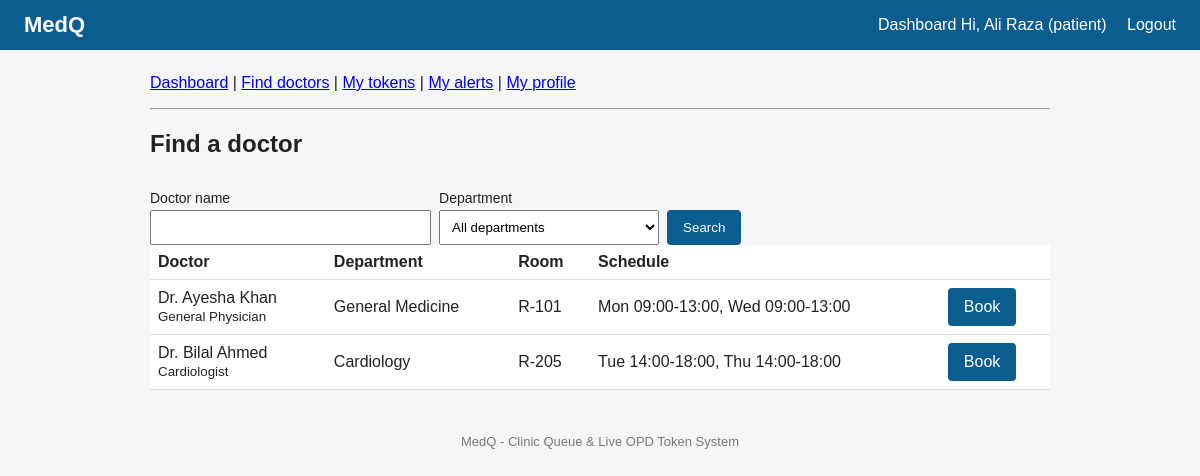
Screenshot of /backend/patient/doctors.php (signed in) with the database file from the repository.
### tables this page shows
CREATE TABLE doctors (
    doctor_id        INT UNSIGNED AUTO_INCREMENT PRIMARY KEY,
    user_id          INT UNSIGNED NOT NULL UNIQUE,
    dept_id          INT UNSIGNED NOT NULL,
    specialization   VARCHAR(100),
    room_no          VARCHAR(20),
    avg_consult_mins SMALLINT UNSIGNED NOT NULL DEFAULT 10,
    CONSTRAINT fk_doctor_user FOREIGN KEY (user_id)
        REFERENCES users(user_id) ON DELETE CASCADE ON UPDATE CASCADE,
    CONSTRAINT fk_doctor_dept FOREIGN KEY (dept_id)
        REFERENCES departments(dept_id) ON DELETE RESTRICT ON UPDATE CASCADE
);

CREATE TABLE users (
    user_id       INT UNSIGNED AUTO_INCREMENT PRIMARY KEY,
    name          VARCHAR(100) NOT NULL,
    email         VARCHAR(150) NOT NULL UNIQUE,
    phone         VARCHAR(20),
    password_hash VARCHAR(255) NOT NULL,
    role          ENUM('patient','doctor','receptionist','admin') NOT NULL DEFAULT 'patient',
    created_at    TIMESTAMP NOT NULL DEFAULT CURRENT_TIMESTAMP
);

CREATE TABLE departments (
    dept_id   INT UNSIGNED AUTO_INCREMENT PRIMARY KEY,
    dept_name VARCHAR(100) NOT NULL UNIQUE
);

### backend/includes/functions.php (called while the page is built, shortened)
<?php
function e($text) {
    return htmlspecialchars((string)$text, ENT_QUOTES, 'UTF-8');
}

### backend/patient/doctors.php (the view, shortened to what this page needs)
<?php
require_once '../includes/db.php';
$q       = trim($_GET['q'] ?? '');
$where  = [];
$params = [];
$where_sql = $where ? 'WHERE ' . implode(' AND ', $where) : '';
$sql = "SELECT d.doctor_id, u.name, dep.dept_name, d.specialization, d.room_no,
               (SELECT GROUP_CONCAT(CONCAT(s.day_of_week, ' ', TIME_FORMAT(s.start_time, '%H:%i'), '-', TIME_FORMAT(s.end_time, '%H:%i'))
                       ORDER BY FIELD(s.day_of_week,'Mon','Tue','Wed','Thu','Fri','Sat','Sun') SEPARATOR ', ')
                  FROM doctor_schedules s WHERE s.doctor_id = d.doctor_id) AS schedule_text
          FROM doctors d
          JOIN users u ON u.user_id = d.user_id
          JOIN departments dep ON dep.dept_id = d.dept_id
          $where_sql
         ORDER BY u.name";
$stmt = $pdo->prepare($sql);
$stmt->execute($params);
$doctors = $stmt->fetchAll();
include '../includes/header.php';
include 'menu.php';
?>
<h2>Find a doctor</h2>
<form method="get" style="display:flex; gap:8px; align-items:end;">
    <label>Doctor name <input type="text" name="q" value="<?= e($q) ?>"></label>
    <label>Department
        <select name="dept_id">
            <option value="0">All departments</option>
        </select>
    </label>
    <button type="submit">Search</button>
</form>
<table>
    <tr><th>Doctor</th><th>Department</th><th>Room</th><th>Schedule</th><th></th></tr>
    <?php foreach ($doctors as $d): ?>
        <tr>
            <td><?= e($d['name']) ?><br><small><?= e($d['specialization']) ?></small></td>
            <td><?= e($d['dept_name']) ?></td>
            <td><?= e($d['room_no']) ?></td>
            <td><?= e($d['schedule_text'] ?: 'No schedule yet') ?></td>
            <td><a class="btn" style="margin:0" href="book.php?doctor_id=<?= e($d['doctor_id']) ?>">Book</a></td>
        </tr>
    <?php endforeach; ?>
</table>
<?php include '../includes/footer.php'; ?>

### backend/css/styles.css (style rules this page uses)
body { font-family: Arial, sans-serif; margin: 0; background: #f4f6f8; color: #222; }
label { display: block; margin-top: 12px; font-size: 14px; }
input, select { width: 100%; padding: 8px; margin-top: 4px; box-sizing: border-box; }
button, .btn { background: #0b5c8f; color: #fff; border: 0; padding: 10px 16px; margin-top: 16px; border-radius: 4px; cursor: pointer; text-decoration: none; display: inline-block; }
table { width: 100%; border-collapse: collapse; background: #fff; }
th, td { padding: 8px; border-bottom: 1px solid #ddd; text-align: left; }

### rows the page displays
doctors: user.name "Dr. Ayesha Khan", specialization "General Physician", dept.dept_name "General Medicine", room_no "R-101", schedule_text "Mon 09:00-13:00, Wed 09:00-13:00"
doctors: user.name "Dr. Bilal Ahmed", specialization "Cardiologist", dept.dept_name "Cardiology", room_no "R-205", schedule_text "Tue 14:00-18:00, Thu 14:00-18:00"

### other values shown
$_SESSION['name'] "Ali Raza"
$_SESSION['role'] "patient"
